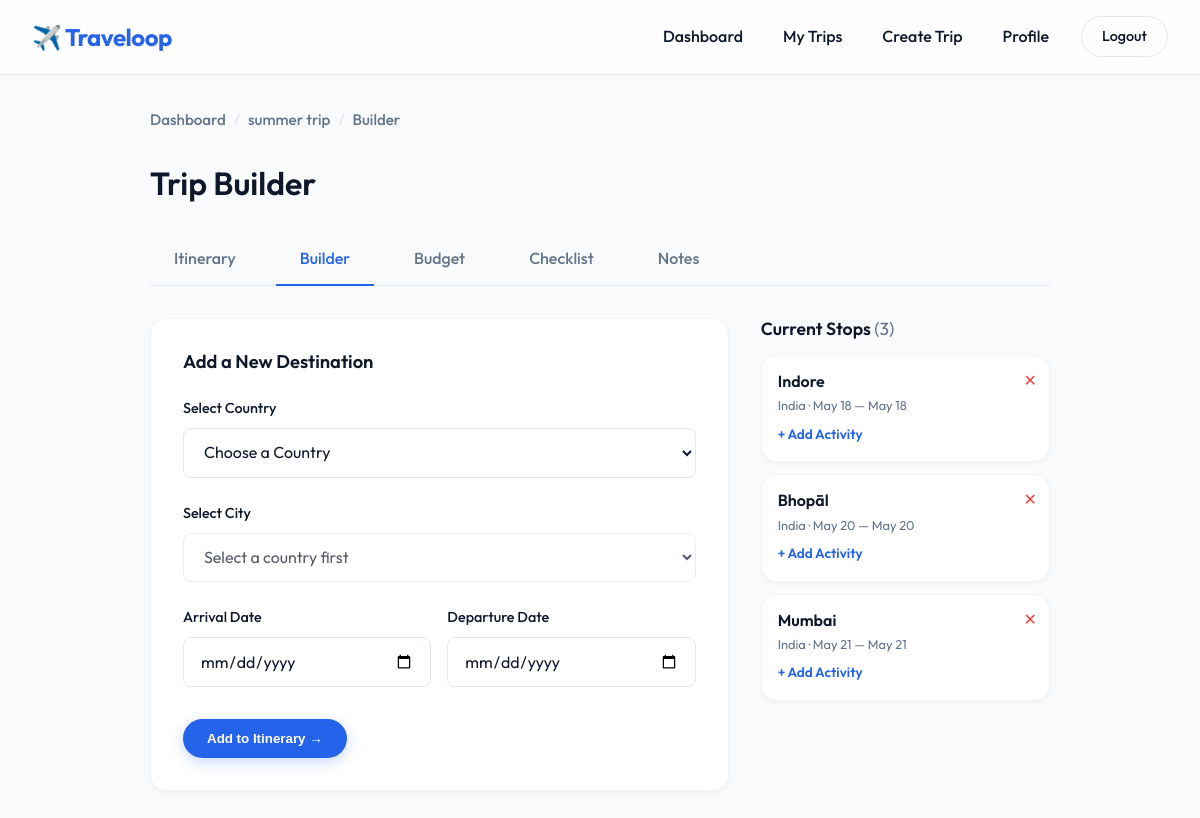
Page /trips/1/builder (signed in) on the committed database.
### database/models.py (models this page shows)
class Trip(db.Model):
    id = db.Column(db.Integer, primary_key=True)
    user_id = db.Column(db.Integer, db.ForeignKey('user.id'), nullable=False)
    name = db.Column(db.String(100), nullable=False)
    start_date = db.Column(db.Date, nullable=False)
    end_date = db.Column(db.Date, nullable=False)
    description = db.Column(db.Text)
    cover_photo = db.Column(db.String(255))
    is_public = db.Column(db.Boolean, default=False)
    created_at = db.Column(db.DateTime, default=lambda: datetime.now(timezone.utc))
    stops = db.relationship('Stop', backref='trip', lazy=True, cascade='all, delete-orphan')
    expenses = db.relationship('Expense', backref='trip', lazy=True, cascade='all, delete-orphan')
    checklist_items = db.relationship('ChecklistItem', backref='trip', lazy=True, cascade='all, delete-orphan')
    notes = db.relationship('Note', backref='trip', lazy=True, cascade='all, delete-orphan')

class Stop(db.Model):
    id = db.Column(db.Integer, primary_key=True)
    trip_id = db.Column(db.Integer, db.ForeignKey('trip.id'), nullable=False)
    city_id = db.Column(db.Integer, db.ForeignKey('city.id'), nullable=False)
    start_date = db.Column(db.Date, nullable=False)
    end_date = db.Column(db.Date, nullable=False)
    order_index = db.Column(db.Integer, nullable=False)
    stop_activities = db.relationship('StopActivity', backref='stop', lazy=True, cascade='all, delete-orphan')
    notes = db.relationship('Note', backref='stop', lazy=True, cascade='all, delete-orphan')

### backend/trips.py (the view, shortened to what this page needs)
@trips_bp.route('/<int:trip_id>/builder', methods=['GET', 'POST'])
@login_required
def trip_builder(trip_id):
    trip = Trip.query.get_or_404(trip_id)
    if trip.user_id != current_user.id:
        flash('Unauthorized access', 'danger')
        return redirect(url_for('trips.dashboard'))
    cities = City.query.all()
    return render_template('trip_builder.html', trip=trip, cities=cities)

### database/models.py (called while the page is built)
@login_manager.user_loader
def load_user(user_id):
    return User.query.get(int(user_id))

### templates/trip_builder.html (shortened to what this page needs)
{% extends "base.html" %}
{% block content %}
<div style="max-width: 900px; margin: 0 auto;">
    <div class="breadcrumb">
        <a href="{{ url_for('trips.dashboard') }}">Dashboard</a>
        <span class="separator">/</span>
        <a href="{{ url_for('trips.view_trip', trip_id=trip.id) }}">{{ trip.name }}</a>
        <span class="separator">/</span>
        <span>Builder</span>
    </div>
    <h2 style="font-size: 2rem; margin-bottom: 2rem;">Trip Builder</h2>
    <div class="trip-nav">
        <a href="{{ url_for('trips.view_trip', trip_id=trip.id) }}">Itinerary</a>
        <a href="#" class="active">Builder</a>
        <a href="{{ url_for('features.budget', trip_id=trip.id) }}">Budget</a>
        <a href="{{ url_for('features.checklist', trip_id=trip.id) }}">Checklist</a>
        <a href="{{ url_for('features.notes', trip_id=trip.id) }}">Notes</a>
    </div>
    <div style="display: flex; gap: 2rem; align-items: flex-start;">
        <div style="flex: 2;">
            <div class="card" style="padding: 2rem;">
                <h3 style="margin-bottom: 1.5rem; font-size: 1.15rem;">Add a New Destination</h3>
                <form method="POST">
                    <div class="form-group">
                        <label>Select Country</label>
                        <select id="countrySelect" class="form-control" required>
                            <option value="" disabled selected>Loading countries...</option>
                        </select>
                    </div>
                    <div class="form-group">
                        <label for="city_id">Select City</label>
                        <select id="city_id" name="city_id" class="form-control" required disabled>
                            <option value="" disabled selected>Select a country first</option>
                        </select>
                    </div>
                    <div style="display: flex; gap: 1rem;">
                        <div class="form-group" style="flex: 1;">
                            <label for="start_date">Arrival Date</label>
                            <input type="date" id="start_date" name="start_date" class="form-control" required>
                        </div>
                        <div class="form-group" style="flex: 1;">
                            <label for="end_date">Departure Date</label>
                            <input type="date" id="end_date" name="end_date" class="form-control" required>
                        </div>
                    </div>
                    <button type="submit" class="btn btn-primary" style="margin-top: 0.5rem;">Add to Itinerary →</button>
                </form>
            </div>
        </div>
        <div style="flex: 1; min-width: 260px;">
            <h3 style="margin-bottom: 1rem; font-size: 1.1rem;">Current Stops <span style="color: var(--text-muted); font-weight: 400;">({{ trip.stops|length }})</span></h3>
            {% if trip.stops %}
                <div style="display: flex; flex-direction: column; gap: 0.75rem;">
                {% for stop in trip.stops|sort(attribute='order_index') %}
                    <div class="card" style="padding: 1rem; position: relative;">
                        <form method="POST" action="{{ url_for('trips.delete_stop', trip_id=trip.id, stop_id=stop.id) }}" onsubmit="return confirm('Remove this stop and all its activities?');" style="position: absolute; top: 0.75rem; right: 0.75rem; margin: 0;">
                            <button type="submit" style="background: none; border: none; color: var(--danger); cursor: pointer; font-size: 1rem; padding: 0;" title="Remove Stop">✕</button>
                        </form>
                        <h4 style="font-size: 1rem; margin-bottom: 0.25rem; padding-right: 1.5rem;">{{ stop.city.name }}</h4>
                        <p style="font-size: 0.8rem; color: var(--text-muted); margin-bottom: 0.5rem;">{{ stop.city.country }} · {{ stop.start_date.strftime('%b %d') }} — {{ stop.end_date.strftime('%b %d') }}</p>
                        <a href="{{ url_for('trips.search_activities', stop_id=stop.id) }}" style="font-size: 0.85rem; font-weight: 600;">+ Add Activity</a>
                    </div>
                {% endfor %}
                </div>
            {% else %}
                <div class="card" style="padding: 2rem; text-align: center;">
                    <p style="color: var(--text-muted); font-size: 0.9rem;">No stops added yet. Use the form to add your first destination.</p>
                </div>
            {% endif %}
        </div>
    </div>
</div>
{% endblock %}

### static/style.css (style rules this page uses)
:root { --primary: #2563EB; --primary-hover: #1D4ED8; --secondary: #10B981; --secondary-hover: #059669; --danger: #EF4444; --danger-hover: #DC2626; --bg-main: #F8FAFC; --bg-card: #FFFFFF; --bg-nav: #FFFFFF; --text-main: #0F172A; --text-muted: #64748B; --border: #E2E8F0; --border-light: #F1F5F9; --radius-sm: 8px; --radius-md: 16px; --radius-lg: 24px; --radius-full: 9999px; --shadow-sm: 0 2px 4px rgba(15, 23, 42, 0.04); --shadow-md: 0 4px 12px rgba(15, 23, 42, 0.06); --shadow-lg: 0 12px 32px rgba(15, 23, 42, 0.08); }
* { box-sizing: border-box; margin: 0; padding: 0; }
body { font-family: 'Outfit', sans-serif; background-color: var(--bg-main); color: var(--text-main); line-height: 1.6; -webkit-font-smoothing: antialiased; }
a { text-decoration: none; color: var(--primary); transition: all 0.2s ease; }
h1, h2, h3, h4, h5 { font-weight: 600; line-height: 1.2; color: var(--text-main); }
p { color: var(--text-muted); }
.btn { display: inline-block; padding: 0.75rem 1.5rem; border-radius: var(--radius-full); font-weight: 600; text-align: center; cursor: pointer; border: none; transition: all 0.2s cubic-bezier(0.4, 0, 0.2, 1); }
.btn-primary { background-color: var(--primary); color: white; box-shadow: 0 4px 14px rgba(37, 99, 235, 0.25); }
.trip-card, .card { background: var(--bg-card); border-radius: var(--radius-md); padding: 1.5rem; box-shadow: var(--shadow-sm); border: 1px solid var(--border-light); display: flex; flex-direction: column; transition: all 0.3s ease; }
.form-group { margin-bottom: 1.5rem; }
.form-group label { display: block; font-weight: 500; margin-bottom: 0.5rem; font-size: 0.9rem; color: var(--text-main); }
.form-control { width: 100%; padding: 0.8rem 1rem; border: 1px solid var(--border); border-radius: var(--radius-sm); font-family: inherit; font-size: 1rem; color: var(--text-main); background-color: var(--bg-card); transition: all 0.2s ease; }
.breadcrumb { display: inline-flex; align-items: center; gap: 0.5rem; margin-bottom: 2rem; font-size: 0.95rem; font-weight: 500; color: var(--text-muted); }
.breadcrumb a { color: var(--text-muted); }
.breadcrumb .separator { color: var(--border); }
.trip-nav { display: flex; gap: 1rem; margin-bottom: 2rem; border-bottom: 1px solid var(--border); padding-bottom: 0; }
.trip-nav a { padding: 0.75rem 1.5rem; color: var(--text-muted); font-weight: 500; border-bottom: 2px solid transparent; margin-bottom: -1px; }
.trip-nav a.active { color: var(--primary); border-bottom-color: var(--primary); }

### rows in the picture
Trip: name "summer trip"
Stop: city.name "Indore", city.country "India", start_date "May 18", end_date "May 18"
Stop: city.name "Bhopāl", city.country "India", start_date "May 20", end_date "May 20"
Stop: city.name "Mumbai", city.country "India", start_date "May 21", end_date "May 21"

### other values in the picture
{{ trip.stops|length }} "3"
